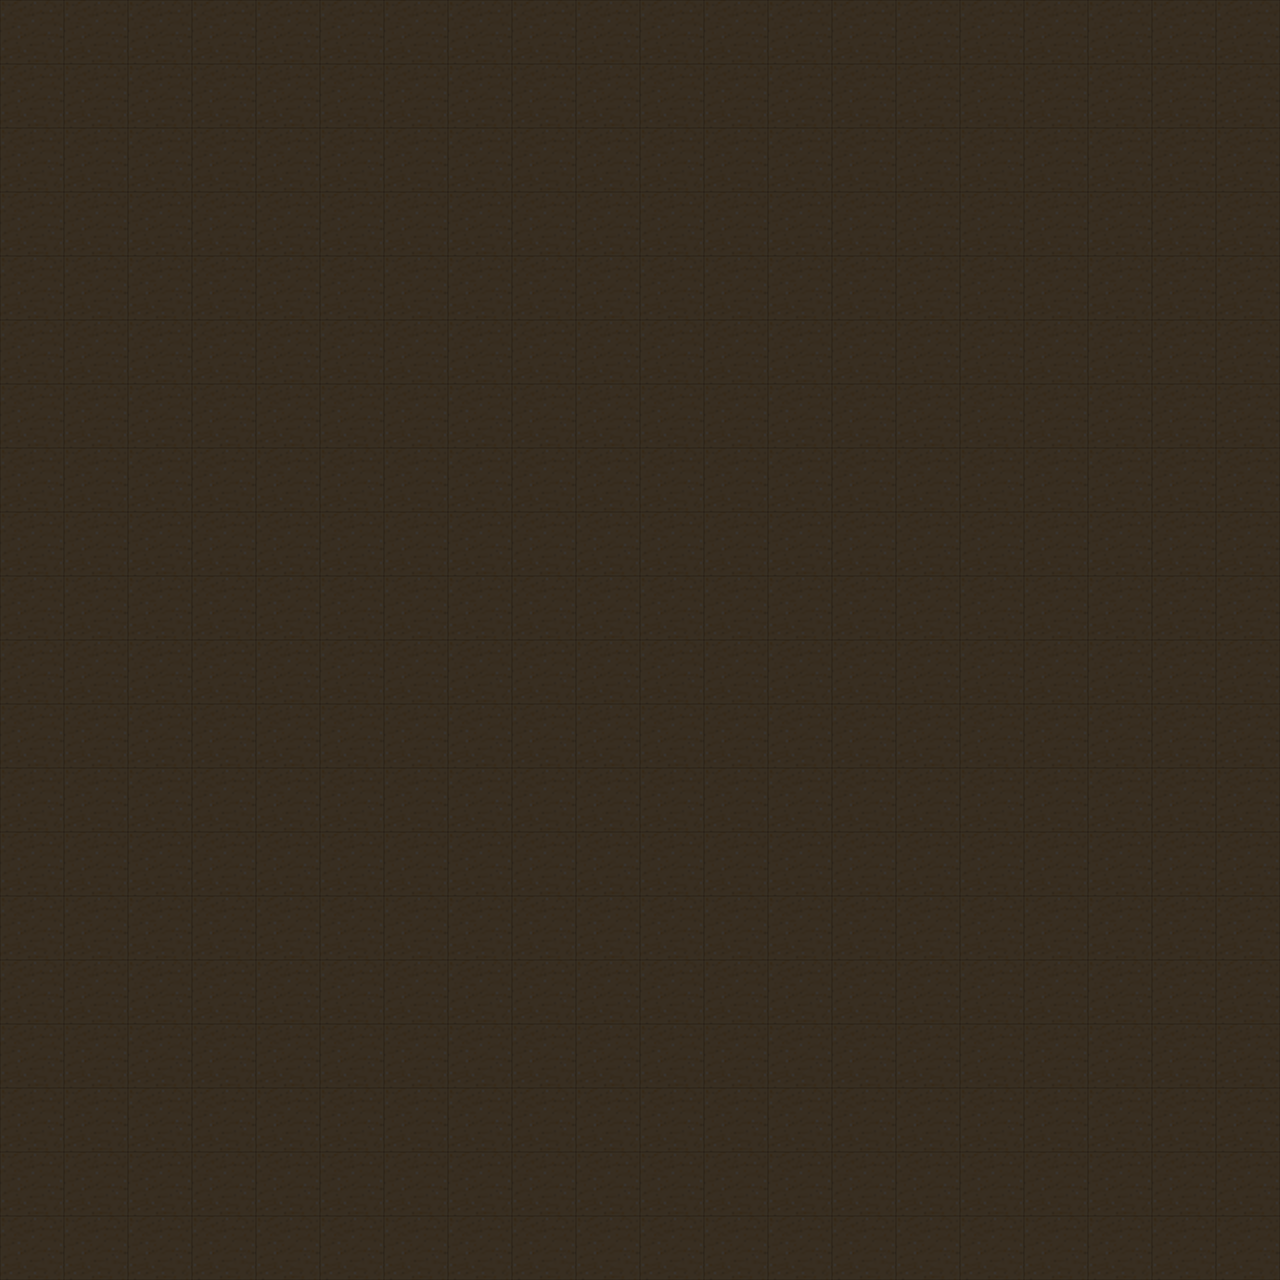

A level layout from a 2D game, rendered from its tile map. Below: a short description, then the map file with its tile-grid data intact:
An orthogonal 20x20 tile map with 64x64 px tiles, 1 tile layer (块层 1).

<map version="1.0" orientation="orthogonal" renderorder="right-down" width="20" height="20" tilewidth="64" tileheight="64" nextobjectid="1">
 <tileset firstgid="1" name="desert_spacingX2" tilewidth="64" tileheight="64" spacing="2" margin="2" tilecount="48" columns="8">
  <image source="desert_spacingX2.png" width="530" height="398" />
 </tileset>
 <layer name="块层 1" width="20" height="20" opacity="0.22">
  <data encoding="csv">
30,30,30,30,30,30,30,30,30,30,30,30,30,30,30,30,30,30,30,30,
30,30,30,30,30,30,30,30,30,30,30,30,30,30,30,30,30,30,30,30,
30,30,30,30,30,30,30,30,30,30,30,30,30,30,30,30,30,30,30,30,
30,30,30,30,30,30,30,30,30,30,30,30,30,30,30,30,30,30,30,30,
30,30,30,30,30,30,30,30,30,30,30,30,30,30,30,30,30,30,30,30,
30,30,30,30,30,30,30,30,30,30,30,30,30,30,30,30,30,30,30,30,
30,30,30,30,30,30,30,30,30,30,30,30,30,30,30,30,30,30,30,30,
30,30,30,30,30,30,30,30,30,30,30,30,30,30,30,30,30,30,30,30,
30,30,30,30,30,30,30,30,30,30,30,30,30,30,30,30,30,30,30,30,
30,30,30,30,30,30,30,30,30,30,30,30,30,30,30,30,30,30,30,30,
30,30,30,30,30,30,30,30,30,30,30,30,30,30,30,30,30,30,30,30,
30,30,30,30,30,30,30,30,30,30,30,30,30,30,30,30,30,30,30,30,
30,30,30,30,30,30,30,30,30,30,30,30,30,30,30,30,30,30,30,30,
30,30,30,30,30,30,30,30,30,30,30,30,30,30,30,30,30,30,30,30,
30,30,30,30,30,30,30,30,30,30,30,30,30,30,30,30,30,30,30,30,
30,30,30,30,30,30,30,30,30,30,30,30,30,30,30,30,30,30,30,30,
30,30,30,30,30,30,30,30,30,30,30,30,30,30,30,30,30,30,30,30,
30,30,30,30,30,30,30,30,30,30,30,30,30,30,30,30,30,30,30,30,
30,30,30,30,30,30,30,30,30,30,30,30,30,30,30,30,30,30,30,30,
30,30,30,30,30,30,30,30,30,30,30,30,30,30,30,30,30,30,30,30
</data>
 </layer>
</map>
